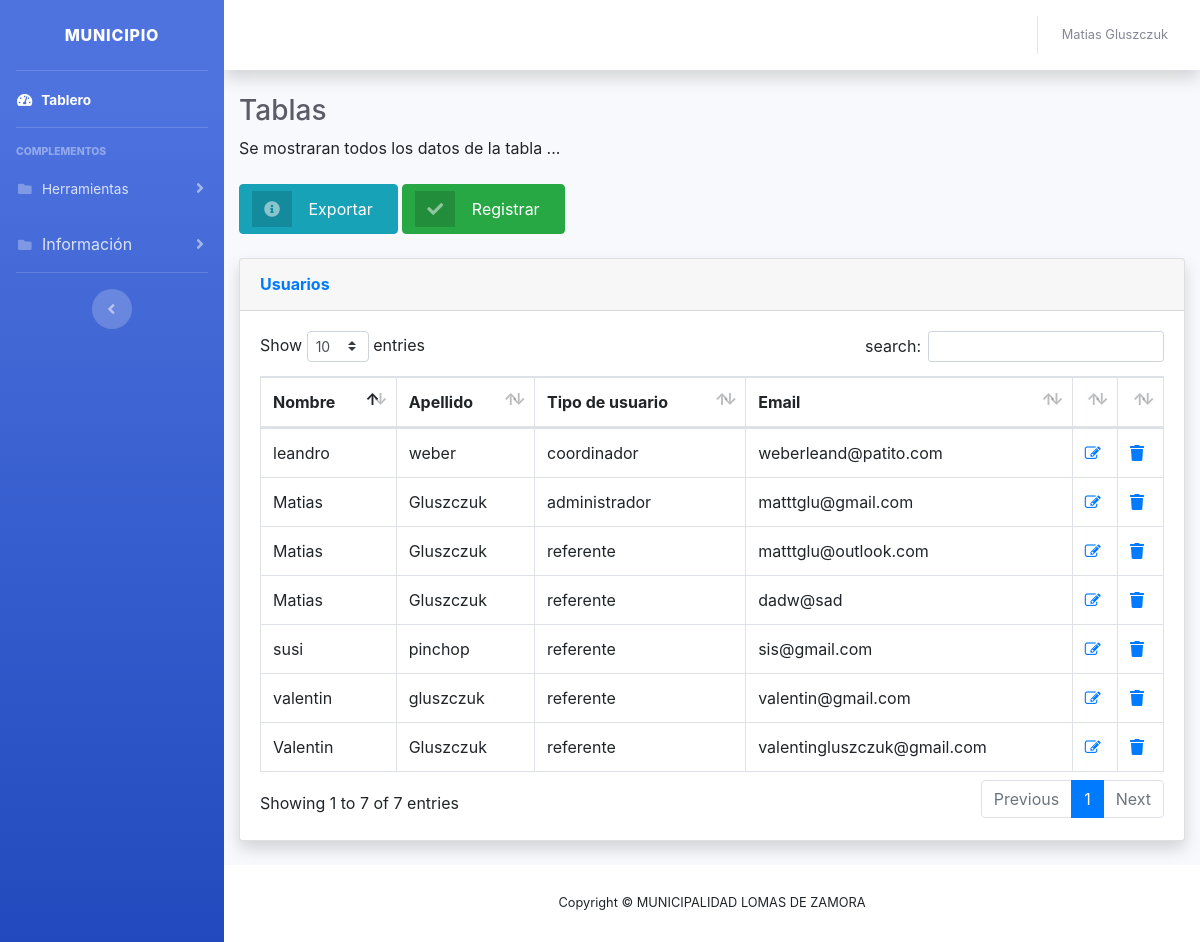
The page /administrador/tabla-usuarios.php (signed in) on the database as committed earlier.
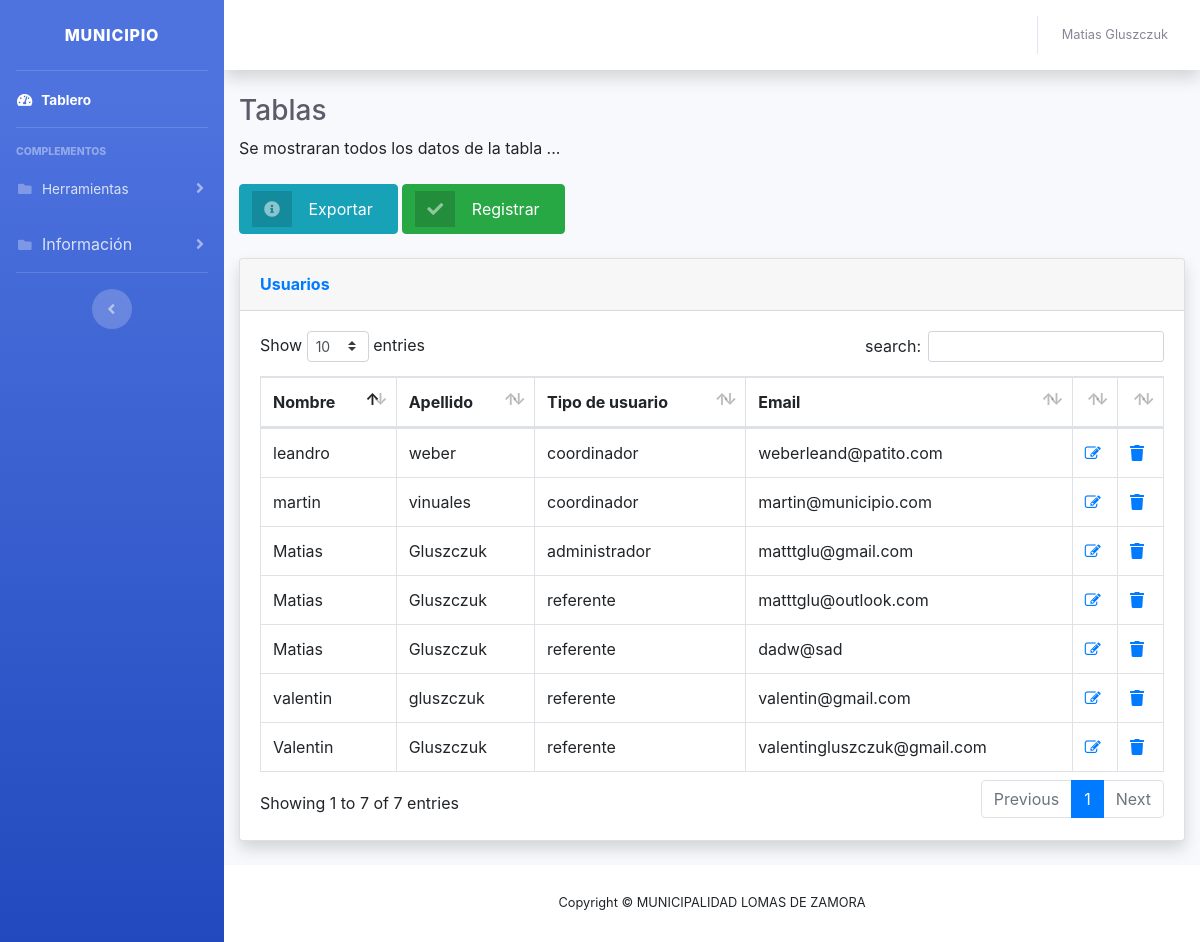
The same page on the database as committed later.
### tables this page shows
CREATE TABLE `usuarios` (
  `idusuario` int(40) NOT NULL,
  `nombre` varchar(40) NOT NULL,
  `apellido` varchar(40) NOT NULL,
  `idtipousuario` int(40) NOT NULL,
  `email` varchar(40) NOT NULL,
  `password` text NOT NULL,
  `fechabaja` date NOT NULL
);

CREATE TABLE `tiposdeusuarios` (
  `idtipousuario` int(40) NOT NULL,
  `descripcion` varchar(40) NOT NULL,
  `rol` varchar(50) NOT NULL
);

CREATE TABLE `referentes` (
  `idusuario` int(11) NOT NULL,
  `nombre` varchar(40) NOT NULL,
  `apellido` varchar(40) NOT NULL,
  `idtipousuario` int(11) NOT NULL,
  `email` varchar(40) NOT NULL,
  `password` text NOT NULL,
  `fechabaja` date NOT NULL,
  `idcoordinador` int(11) NOT NULL
);

### administrador/tabla-usuarios.php (the view, shortened to what the changed rows need)
<!DOCTYPE html>
<html lang="en">
<head>
  <link href="vendor/fontawesome-free/css/all.min.css" rel="stylesheet" type="text/css">
  <link href="css/sb-admin-2.min.css" rel="stylesheet">
  <link href="vendor/datatables/dataTables.bootstrap4.min.css" rel="stylesheet">
<link rel="stylesheet" href="https://cdnjs.cloudflare.com/ajax/libs/font-awesome/4.7.0/css/font-awesome.min.css">
<link rel="stylesheet" href="https://stackpath.bootstrapcdn.com/bootstrap/4.3.1/css/bootstrap.min.css">
</head>
<body id="page-top">
  <div id="wrapper">
    <div id="content-wrapper" class="d-flex flex-column">
      <div id="content">
        <div class="container-fluid">
          <h1 class="h3 mb-2 text-gray-800">Tablas</h1>
          <br>
          <br>
          <div class="card shadow mb-4">
            <div class="card-body">
              <div class="table-responsive">
                <table class="table table-bordered" id="dataTable" width="100%" cellspacing="0">
                  <thead>
                    <tr>
                      <th>Nombre</th>
                      <th>Apellido</th>
                      <th>Tipo de usuario</th>
                      <th>Email</th>
                      <th width="5%"></th>
                      <th width="5%"></th>
                    </tr>
                  </thead>
            <?php
          require 'conexion.php';
            $sql = "SELECT * FROM usuarios inner join tiposdeusuarios on tiposdeusuarios.idtipousuario=usuarios.idtipousuario";
            $result = $conn->query($sql);
       while($row = $result->fetch_array(MYSQLI_ASSOC)) { ?>
         <tr>
             <td><?php echo $row['nombre'];?></td>
             <td><?php echo $row['apellido'];?></td>
             <td><?php echo $row['rol'];?></td>
             <td><?php echo $row['email'];?></td>
             <td><a href="modificar.php?idusuario=<?php echo $row['idusuario'];?>"><span class="fa fa-edit"></span></a></td>
             <td><a href="eliminar.php?idusuario=<?php echo $row['idusuario'];?>"><span class="fas fa-trash"></span></a></td>
           </tr>
<?php } ?>
<?php
  $sql2 = "SELECT * FROM referentes inner join tiposdeusuarios on tiposdeusuarios.idtipousuario=referentes.idtipousuario";
$result2 = $conn->query($sql2);
    while($row = $result2->fetch_array(MYSQLI_ASSOC)) { ?>
  <tr>
      <td><?php echo $row['nombre'];?></td>
      <td><?php echo $row['apellido'];?></td>
      <td><?php echo $row['rol'];?></td>
      <td><?php echo $row['email'];?></td>
      <td><a href="modificar.php?idusuario=<?php echo $row['idusuario'];?>"><span class="fa fa-edit"></span></a></td>
      <td><a href="eliminar.php?idusuario=<?php echo $row['idusuario'];?>"><span class="fas fa-trash"></span></a></td>
    </tr>
<?php } ?>
                </table>
              </div>
            </div>
          </div>
        </div>
      </div>
    </div>
  </div>
</body>
</html>

Rows that differ between the two databases and show on the page:
removed usuarios: nombre "susi", apellido "pinchop", idtipousuario.rol "referente", email "sis@gmail.com"
added usuarios: nombre "martin", apellido "vinuales", idtipousuario.rol "coordinador", email "martin@municipio.com"
